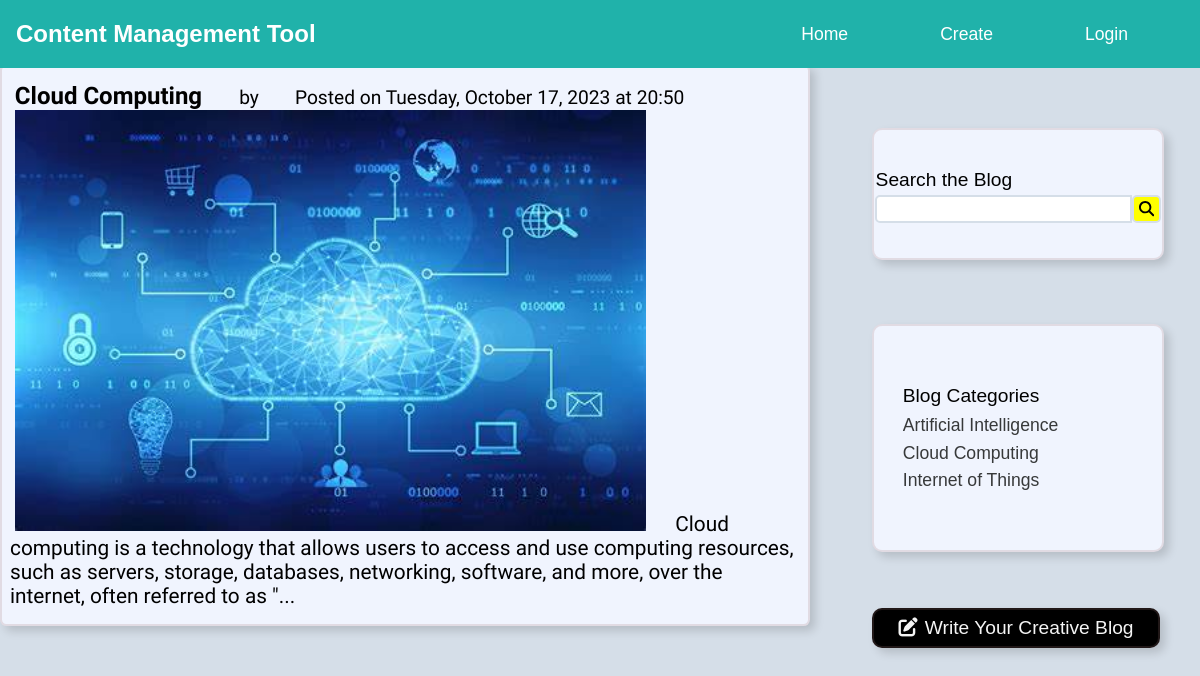
The app's page /category.php?category=PID20231017205031210 with its own data.
### tables this page shows
CREATE TABLE `posts` (
  `PID` varchar(20) NOT NULL,
  `email` varchar(256) NOT NULL,
  `user` varchar(256) NOT NULL,
  `category` varchar(256) NOT NULL,
  `date` varchar(32) NOT NULL,
  `time` varchar(10) NOT NULL,
  `thumbnail` varchar(64) DEFAULT NULL,
  `file` varchar(64) DEFAULT NULL,
  `content` varchar(2048) NOT NULL,
  `status` varchar(6) NOT NULL
);

### category.php (the view, shortened to what this page needs)
<!DOCTYPE html>
<html lang="en">
<head>
  <link rel="stylesheet" href="./css/index.css" />
</head>
<body>
  <?php require "includes/db.php" ?>
  <?php require_once "./includes/nav.php" ?>
  <div id="main">
    <div id="container">
      <?php
      if (isset($_GET['category'])) {
        $cat_id = $_GET['category'];
      }
      $query = "select category from posts where PID='$cat_id';";
      $data = mysqli_query($con, $query);
      $row = mysqli_fetch_assoc($data);
      $cat = $row['category'];
      $query = "select * from posts where category='$cat';";
      $data = mysqli_query($con, $query);
      while ($row = mysqli_fetch_assoc($data)) {
        $PID = $row["PID"];
        $topic = $row["category"];
        $date = $row["date"];
        $time = $row["time"];
        $thumbnail = $row["thumbnail"];
        $content = $row["content"];
        ?>
        <ul class="postID" id=<?php echo $PID ?>>
          <li>
            <?php echo $topic ?>
          </li>
          <li>by
          </li>
          <li>Posted on
            <?php echo $date . " at " . substr($time, 0, 5) ?>
          </li>
          <li><img src=<?php echo $thumbnail ?> alt="" /></li>
          <li>
            <?php echo (strlen($content) > 200) ? substr($content, 0, 200) . "..." : $content ?>
          </li>
        </ul>
      <?php } ?>
    </div>
    <div id="sidebar">
      <?php require_once "./includes/searchBar.php" ?>
      <?php require_once "./includes/category.php" ?>
      <button type="submit" id="createBlogBtn">
        <i class="fa-solid fa-pen-to-square"></i>
        Write Your Creative Blog
      </button>
    </div>
  </div>
</body>
</html>

### includes/category.php
<div id="categoryBox">
    <div id="categoryTitle">Blog Categories</div>
    <div id="categories">
        <?php
        $query = "select distinct * from posts order by PID desc limit 5";
        $data = mysqli_query($con, $query);
        while ($row = mysqli_fetch_assoc($data)) {
            $cat_id = $row['PID'];
            $cat = $row['category'];
            echo "<li><a class='catBtn' href='category.php?category={$cat_id}'>" . $cat . "</a></li>";
        } ?>
    </div>
</div>

### css/index.css (style rules this page uses)
* { margin: 0; padding: 0; }
body { width: 100vw; height: auto; overflow-x: hidden; position: relative; display: flex; flex-direction: column; background: #d5dee8; }
#main { display: flex; height: auto; width: 100%; }
#container { background: #d5dee8; width: 70%; height: auto; display: block; margin-top: 4rem; font-family: 'Ysabeau', sans-serif; }
#container ul { width: 94%; background-color: #f0f4fe; margin-bottom: 1rem; padding: 1rem 0.5rem; border-radius: 0.4rem; transition: all 0.2s; border: 2px solid rgba(163, 120, 120, 0.2); box-shadow: 5px 5px 10px rgba(0, 0, 0, 0.15); cursor: pointer; }
#container li:nth-child(1) { font-size: 1.5rem; padding: 0 0.3rem; font-weight: 600; }
#container li:nth-child(2) { font-size: 1.2rem; padding: 0 0.4rem; }
#container li:nth-child(3) { font-size: 1.2rem; padding: 0.5rem 0.3rem; }
#container li:nth-child(4) img { width: 80%; position: relative; padding: 0 0.3rem; }
#container li:nth-child(5) { padding-top: 1.3rem; font-size: 1.3rem; }
#sidebar { margin-top: 3rem; width: 30%; height: 100vh; background-color: #d5dee8; ; display: block; display: flex; flex-direction: column; left: 70%; position: fixed; z-index: 1; }
#sidebar #categoryBox { width: 80%; height: 14rem; display: flex; position: relative; flex-direction: column; justify-content: center; align-items: center; border-radius: 10px; background-color: #f0f4fe; margin: 6vh 0 5vh 2rem; transition: all 0.3s; font-family: 'Montserrat', sans-serif; border: 2px solid rgba(163, 120, 120, 0.2); box-shadow: 5px 5px 10px rgba(0, 0, 0, 0.15); }
#sidebar #categoryBox #categoryTitle { width: 80%; font-size: 1.2rem; cursor: default; }
#sidebar #categoryBox #categories { width: 80%; display: grid; overflow: hidden; margin-top: 0.5rem; grid-template-columns: 1fr; grid-gap: 0.4rem; font-size: 1.1rem; }
#sidebar #categoryBox #categories .catBtn { width: 80%; color: #37393a; cursor: pointer; white-space: nowrap; text-align: left; overflow: hidden; transition: all 0.1s; }
#sidebar #createBlogBtn { width: 80%; height: 2.5rem; border-radius: 10px; margin: 2vh 0 2rem 2rem; outline: none; cursor: pointer; color: whitesmoke; text-align: center; font-size: 1.2rem; padding: 0.2rem 0; font-family: 'Montserrat', sans-serif; background-color: black; transition: all 0.3s ease-out; border: 2px solid rgba(163, 120, 120, 0.2); box-shadow: 5px 5px 10px rgba(0, 0, 0, 0.15); }
#sidebar button i { color: whitesmoke; width: 1rem; padding-right: 5px; }

### includes/nav.php (style rules this page uses)
ul { list-style: none; padding: 0; }
li { display: inline; margin-right: 20px; }
a { text-decoration: none; }
button { background-color: yellow; color: yellow; border: 2px solid #007BFF; padding: 10px 20px; border-radius: 5px; cursor: pointer; }

### records on screen
posts: category "Cloud Computing", date "Tuesday, October 17, 2023", time "20:50", thumbnail (picture), content "Cloud computing is a technology that allows users to access and use computing resources, such as servers, storage, databases, networking, software, and more, over the internet, often referred to as \""
posts: category "Artificial Intelligence"
posts: category "Internet of Things"
